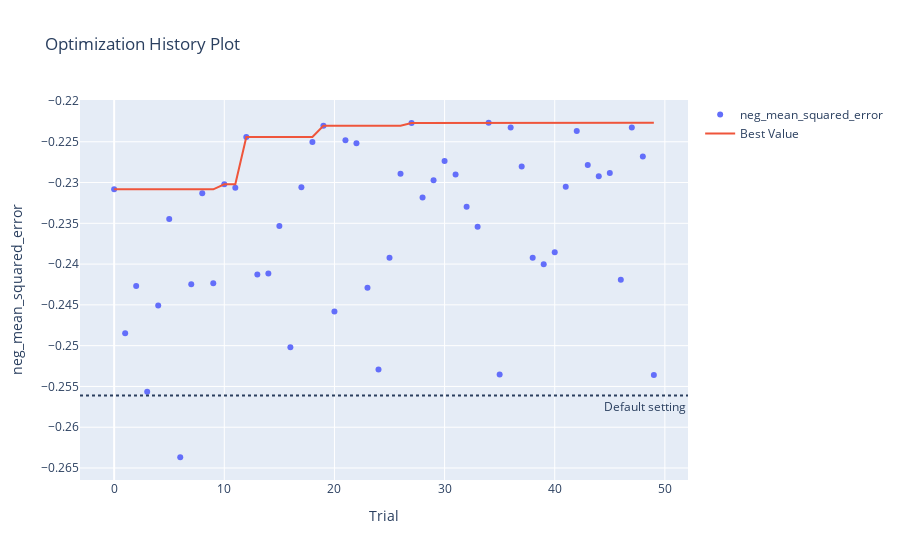

The notebook cell saved with this chart:
### Markdown cell above
### Tuning a model

### Code cell
import PineBioML.model.supervised.Regression as tuner

rf = tuner.RandomForest_tuner(target="mse", kernel_seed=11, valid_seed = 2222, optuna_seed = 333).fit(x_train, y_train)
rf.plot()

### Figure 1 — Plotly figure (JSON) as saved in the notebook; plotly's stock layout.template omitted (floating-point values rounded to 4 significant figures)
{"data": [{"mode": "markers", "name": "neg_mean_squared_error", "type": "scatter", "x": [0, 1, 2, 3, 4, 5, 6, 7, 8, 9, 10, 11, 12, 13, 14, 15, 16, 17, 18, 19, 20, 21, 22, 23, 24, 25, 26, 27, 28, 29, 30, 31, 32, 33, 34, 35, 36, 37, 38, 39, 40, 41, 42, 43, 44, 45, 46, 47, 48, 49], "y": [-0.2308, -0.2485, -0.2427, -0.2557, -0.2451, -0.2345, -0.2637, -0.2425, -0.2313, -0.2423, -0.2302, -0.2306, -0.2244, -0.2413, -0.2412, -0.2353, -0.2502, -0.2306, -0.225, -0.223, -0.2458, -0.2248, -0.2252, -0.2429, -0.2529, -0.2392, -0.2289, -0.2227, -0.2318, -0.2297, -0.2273, -0.229, -0.233, -0.2354, -0.2227, -0.2535, -0.2233, -0.228, -0.2392, -0.24, -0.2385, -0.2305, -0.2237, -0.2278, -0.2292, -0.2288, -0.2419, -0.2232, -0.2268, -0.2536]}, {"mode": "lines", "name": "Best Value", "type": "scatter", "x": [0, 1, 2, 3, 4, 5, 6, 7, 8, 9, 10, 11, 12, 13, 14, 15, 16, 17, 18, 19, 20, 21, 22, 23, 24, 25, 26, 27, 28, 29, 30, 31, 32, 33, 34, 35, 36, 37, 38, 39, 40, 41, 42, 43, 44, 45, 46, 47, 48, 49], "y": [-0.2308, -0.2308, -0.2308, -0.2308, -0.2308, -0.2308, -0.2308, -0.2308, -0.2308, -0.2308, -0.2302, -0.2302, -0.2244, -0.2244, -0.2244, -0.2244, -0.2244, -0.2244, -0.2244, -0.223, -0.223, -0.223, -0.223, -0.223, -0.223, -0.223, -0.223, -0.2227, -0.2227, -0.2227, -0.2227, -0.2227, -0.2227, -0.2227, -0.2227, -0.2227, -0.2227, -0.2227, -0.2227, -0.2227, -0.2227, -0.2227, -0.2227, -0.2227, -0.2227, -0.2227, -0.2227, -0.2227, -0.2227, -0.2227]}, {"marker": {"color": "#cccccc"}, "mode": "markers", "name": "Infeasible Trial", "showlegend": false, "type": "scatter", "x": [], "y": []}], "layout": {"annotations": [{"showarrow": false, "text": "Default setting", "x": 1, "xanchor": "right", "xref": "x domain", "y": -0.2561, "yanchor": "top", "yref": "y"}], "shapes": [{"line": {"dash": "dot"}, "type": "line", "x0": 0, "x1": 1, "xref": "x domain", "y0": -0.2561, "y1": -0.2561, "yref": "y"}], "title": {"text": "Optimization History Plot"}, "xaxis": {"title": {"text": "Trial"}}, "yaxis": {"title": {"text": "neg_mean_squared_error"}}}}
